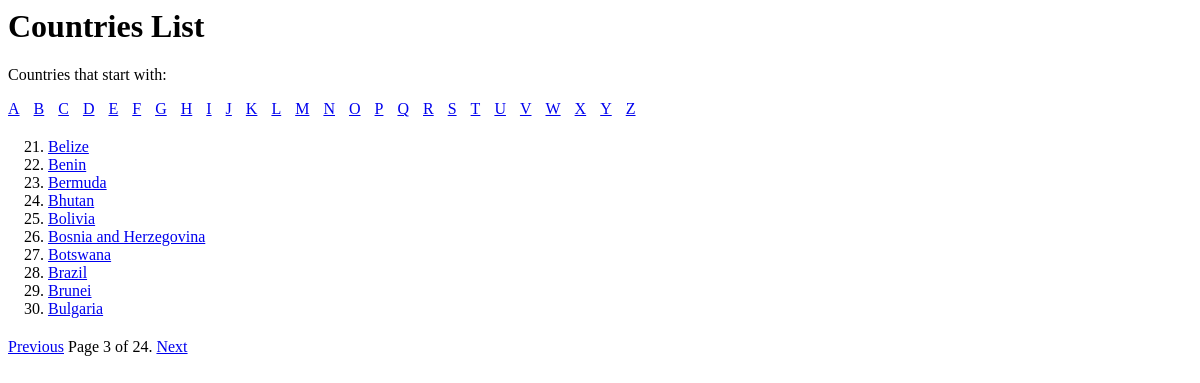
The app's page /countries_list?page=3 with its own data.
### countries/models.py (models this page shows)
class Country(models.Model):
    name = models.CharField(max_length=30)
    languages = models.ManyToManyField(Language, blank=True)
    def __str__(self):
        return self.name

### countries/views.py (the view)
# urls.py: path('countries_list', views.countries_list, name='countries_list'),
def countries_list(request):
    countries = Country.objects.all()
    per_page = 10
    paginator = Paginator(countries, per_page)
    page = request.GET.get('page')
    try:
        countries = paginator.page(page)
    except PageNotAnInteger:
        countries = paginator.page(1)
    except EmptyPage:
        countries = paginator.page(paginator.num_pages)
    context = {'countries': countries, 'page': page, 'alphabet': list(string.ascii_uppercase)}
    return render(request, 'countries/countries_list.html', context)

### countries/templates/countries/countries_list.html (shortened to what this page needs)
{% load static %}
<link rel="stylesheet" type="text/css" href="{% static 'css/style.css' %}">
<!DOCTYPE html>
<html lang="en">
<head>
</head>
<body>
<h1><a href="{% url 'index' %}">Countries List</a></h1>
    <p>Countries that start with:</p>
    <div class="alpha">
        <ul class="list-inline">
        {% for alpha in alphabet %}
            <li><a href="{% url 'countries_list_alpha' alpha %}">{{ alpha }}</a></li>
        {% endfor %}
        </ul>
    </div>
    <ol start="{{ countries.start_index }}">
        {% for country in countries %}
            <li><a href="{% url 'countries_languages' country %}"> {{ country.name }}</a></li>
        {% endfor %}
    </ol>
{% include "countries/pagination.html" with page=countries %}
</body>
</html>

### countries/static/css/style.css (style rules this page uses)
ol, ul { margin-top: 0; margin-bottom: 20px; }
.alpha { list-style: none; }
.list-inline { padding-left: 0; margin-left: -5px; list-style: none; }
.list-inline>li { display: inline-block; padding-right: 5px; padding-left: 5px; }
div { display: block; }
h1>a { text-decoration: none; color: #000; }

### records on screen
Country: name "Belize"
Country: name "Benin"
Country: name "Bermuda"
Country: name "Bhutan"
Country: name "Bolivia"
Country: name "Bosnia and Herzegovina"
Country: name "Botswana"
Country: name "Brazil"
Country: name "Brunei"
Country: name "Bulgaria"

### other values on screen
{{ alpha }} "A" "B" "C" "D" "E" "F" "G" "H" "I" "J" "K" "L" "M" "N" "O" "P" "Q" "R" "S" "T" "U" "V" "W" "X" "Y" "Z"
{{ page.number }} "3"
{{ page.paginator.num_pages }} "24"
